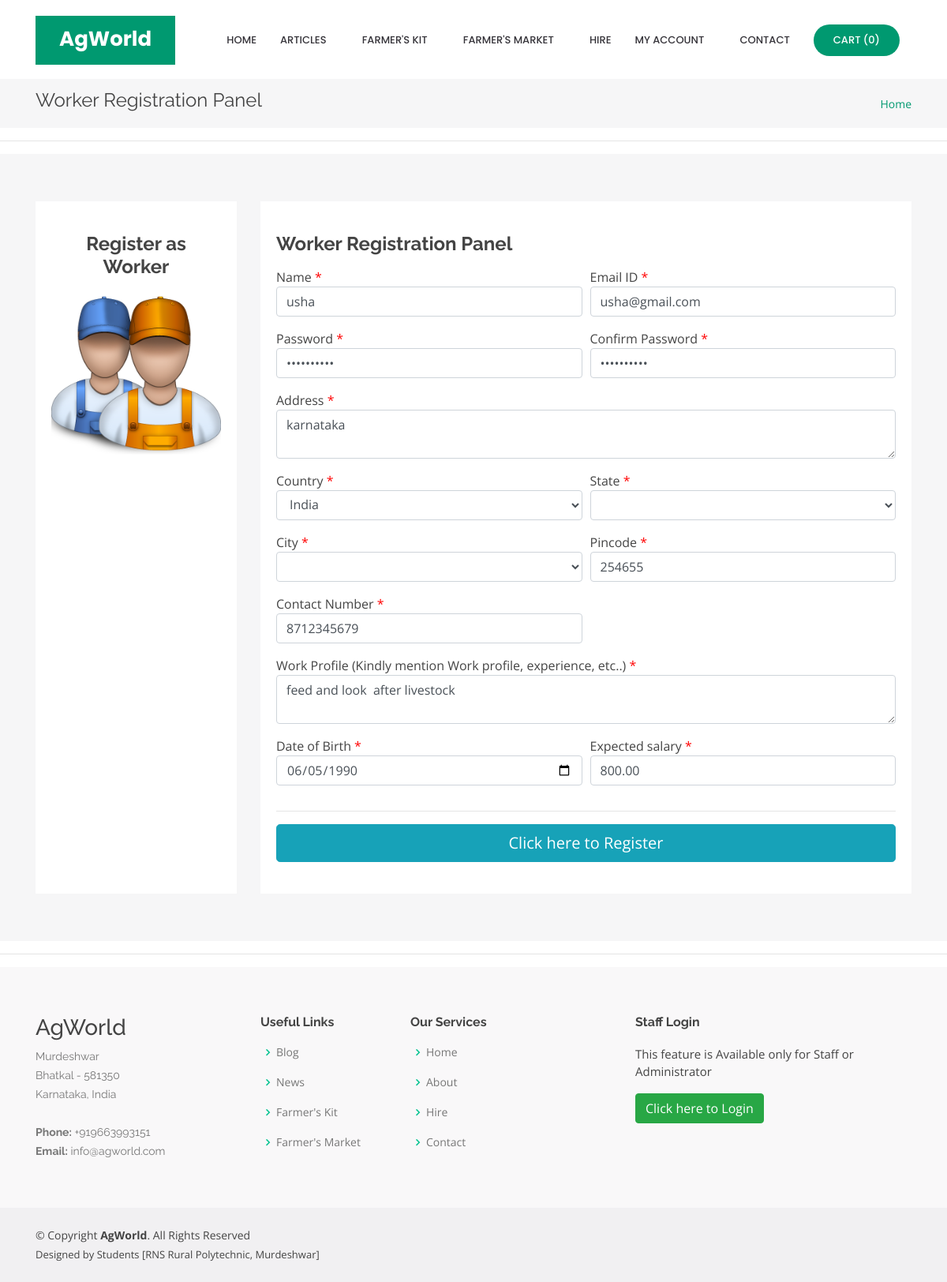
The page /worker.php?editid=6 on the database its author committed.
### tables this page shows
CREATE TABLE `worker` (
  `worker_id` int(10) NOT NULL,
  `name` varchar(50) NOT NULL,
  `address` text NOT NULL,
  `state_id` int(10) NOT NULL,
  `city_id` int(10) NOT NULL,
  `country_id` int(10) NOT NULL,
  `pincode` varchar(10) NOT NULL,
  `work_profile` text NOT NULL,
  `biodata` varchar(100) NOT NULL,
  `contactno` varchar(15) NOT NULL,
  `date_of_birth` date NOT NULL,
  `login_id` varchar(100) NOT NULL,
  `password` varchar(100) NOT NULL,
  `expected_salary` float(10,2) NOT NULL,
  `status` varchar(10) NOT NULL
);

### worker.php (the view, shortened to what this page needs)
<?php include("header.php");
include("dbconnection.php");
if(isset($_GET[editid]))
{
	$sql = "SELECT * FROM worker WHERE worker_id='$_GET[editid]'";
	$qsql = mysqli_query($con,$sql);
	$rsedit = mysqli_fetch_array($qsql);
}
?>
  <main id="main">
    <section id="breadcrumbs" class="breadcrumbs">
      <div class="container">
        <div class="d-flex justify-content-between align-items-center">
          <h2>Worker Registration Panel</h2>
          <ol>
            <li><a href="index.php">Home</a></li>
          </ol>
        </div>
      </div>
    </section>
<hr>
    <section id="services" class="services section-bg">
      <div class="container">
        <div class="row">
          <div class="col-lg-12">
            <div class="row">
              <div class="col-md-3 d-flex align-items-stretch mt-4 mt-lg-0">
                <div class="icon-box" data-aos="zoom-in" data-aos-delay="200" style="width: 100%;">
                  <h4>Register as Worker</h4>
                  <img src="images/workers.png" style="width: 100%;">
                </div>
              </div>
              <div class="col-md-9 d-flex align-items-stretch">
                <div class="icon-box" data-aos="zoom-in" data-aos-delay="100" style="width: 100%;text-align: left;">
<form method="post" action="" enctype="multipart/form-data"  name="frmworkreg" onSubmit="return validateworkreg()">
                  <h4>Worker Registration Panel</h4>
<div class="form-row">
	<div class="col-md-6 form-group">
	Name  <font color="#FF0000">*</font>
	  <input type="text" name="name" id="name" value="<?php echo $rsedit[name]; ?>" autofocus class="form-control" >
	</div>
	<div class="col-md-6 form-group">
	Email ID <font color="#FF0000">*</font>
	  <input type="email" name="loginid" id="loginid" value="<?php echo $rsedit[login_id]; ?>" class="form-control" >
	</div>
	<div class="col-md-6 form-group">
	Password <font color="#FF0000">*</font>
	  <input type="password" name="password" id="password" value="<?php echo $rsedit[password]; ?>" class="form-control" >
	</div>
	<div class="col-md-6 form-group">
	Confirm Password <font color="#FF0000">*</font>
	  <input type="password" name="cpassword" id="cpassword" value="<?php echo $rsedit[password]; ?>" class="form-control" >
	</div>
	<div class="col-md-12 form-group">
	 Address <font color="#FF0000">*</font>
	  <textarea name="address" id="address" class="form-control"><?php echo $rsedit[address]; ?></textarea>
	</div>
	<div class="col-md-6 form-group">
	Country <font color="#FF0000"> *</font>
	  <select name="country" id="country" onChange="loadstate(this.value)" class="form-control">
		  <?php
		  $sql1 = "SELECT * FROM country where status='Active'";
			$qsql1 =mysqli_query($con,$sql1);
		  while($rssql1 = mysqli_fetch_array($qsql1))
		  {
			  if($rssql1[country_id] == $rsedit[country_id] )
			  {
			  echo "<option value='$rssql1[country_id]' selected>$rssql1[country]</option>";
			  }
			  else
			  {
			  echo "<option value='$rssql1[country_id]'>$rssql1[country]</option>";
			  }
		  }
		  ?>
		</select>
	</div>
	<div class="col-md-6 form-group">
	State <font color="#FF0000"> *</font>
	  <span id='loadstate'><select class="form-control"></select></span>
	</div>
	<div class="col-md-6 form-group">
	City <font color="#FF0000"> *</font>
	  <span id='loadcity'><select class="form-control"></select></span>
	</div>
	<div class="col-md-6 form-group">
	Pincode <font color="#FF0000"> *</font>
	  <input type="number" name="pincode" id="pincode" value="<?php echo $rsedit[pincode]; ?>" class="form-control">
	</div>
	<div class="col-md-6 form-group">
	Contact Number <font color="#FF0000"> *</font>
	  <input type="number" name="contct" id="contct" value="<?php echo $rsedit[contactno]; ?>" class="form-control">
	</div>
	<div class="col-md-12 form-group">
		Work Profile  (Kindly mention Work profile, experience, etc..) <font color="#FF0000">*</font>
		<textarea name="workprofile" id="workprofile" class="form-control"><?php echo $rsedit[work_profile]; ?></textarea>
	</div>
	<div class="col-md-6 form-group">
		Date of Birth  <font color="#FF0000">*</font>
	  <input type="date" name="dob" id="dob" value="<?php echo $rsedit[date_of_birth]; ?>" autofocus class="form-control" >
	</div>
	<div class="col-md-6 form-group">
		Expected salary  <font color="#FF0000">*</font>
		<input type="number" name="expectedsalary" id="expectedsalary" value="<?php echo $rsedit[expected_salary]; ?>" autofocus class="form-control" >
	</div>
</div>
<hr>
<button type="submit" name="submit" id="submit" class="btn btn-info btn-lg btn-block" >Click here to Register</button>
</form>
                </div>
              </div>
            </div>
          </div>
        </div>
      </div>
    </section>
<hr>
  </main>
<?php
include("footer.php");
?>

### assets/css/style.css (style rules this page uses)
body { font-family: "Open Sans", sans-serif; color: #444444; }
a { color: #009970; }
h1, h2, h3, h4, h5, h6 { font-family: "Raleway", sans-serif; }
section { padding: 60px 0; overflow: hidden; }
.section-bg { background-color: #f6f6f7; }
.services .icon-box { text-align: center; padding: 40px 20px; transition: all ease-in-out 0.3s; background: #fff; }
.services .icon-box h4 { font-weight: 700; margin-bottom: 15px; font-size: 24px; }
.breadcrumbs { padding: 15px 0; background: #f6f6f7; margin-top: 100px; }
.breadcrumbs h2 { font-size: 24px; line-height: 1; font-weight: 400; }
.breadcrumbs ol { display: flex; flex-wrap: wrap; list-style: none; padding: 0; margin: 0; font-size: 14px; }

### rows shown on the page
worker: name "usha", loginid "usha@gmail.com", address "karnataka", pincode "254655", contct "8712345679", workprofile "feed and look after livestock", dob "06/05/1990", expectedsalary "800.00"

### other values the page prints
mysqli_num_rows($qsqlproduct_purchase_record) "0"
form field country "India"
